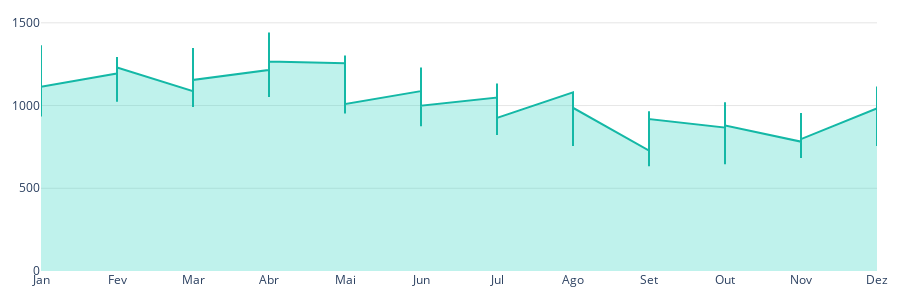

The cell this chart's notebook holds for it:
### Code cell
fig_receita = go.Figure()
fig_receita.add_trace(go.Scatter(
    x=df_receita_mensal['Data'].dt.month,
    y=df_receita_mensal['Valor_total'],
    fill='tozeroy',
    fillcolor='rgba(45, 212, 191, 0.3)',
    line=dict(color='rgb(20, 184, 166)', width=2),
    mode='lines'   

    
))

fig_receita.update_layout(
    height=300,
    margin=dict(l=20, r=20, t=20, b=20),
    paper_bgcolor='rgba(0,0,0,0)',
    plot_bgcolor='rgba(0,0,0,0)',
    xaxis=dict(
        showgrid=False,
        tickmode='array',
        tickvals=[1, 2, 3, 4, 5, 6, 7, 8, 9, 10, 11, 12],  # Valores
        ticktext=['Jan', 'Fev', 'Mar', 'Abr', 'Mai', 'Jun', 
                 'Jul', 'Ago', 'Set', 'Out', 'Nov', 'Dez']  # Rótulos
    ),
    yaxis=dict(showgrid=True, gridcolor='rgba(128,128,128,0.2)'),
    hovermode='x unified'
)


#st.plotly_chart(fig_receita, use_container_width=True)

### Figure 1 — Plotly figure (JSON) as saved in the notebook; plotly's stock layout.template omitted (floating-point values rounded to 4 significant figures; data arrays with more than 128 entries replaced by an {"elided": "..."} marker saying what was removed)
{"data": [{"fill": "tozeroy", "fillcolor": "rgba(45, 212, 191, 0.3)", "line": {"color": "rgb(20, 184, 166)", "width": 2}, "mode": "lines", "type": "scatter", "x": {"elided": "365 int values"}, "y": {"elided": "365 float values"}}], "layout": {"height": 300, "hovermode": "x unified", "margin": {"b": 20, "l": 20, "r": 20, "t": 20}, "paper_bgcolor": "rgba(0,0,0,0)", "plot_bgcolor": "rgba(0,0,0,0)", "xaxis": {"showgrid": false, "tickmode": "array", "ticktext": ["Jan", "Fev", "Mar", "Abr", "Mai", "Jun", "Jul", "Ago", "Set", "Out", "Nov", "Dez"], "tickvals": [1, 2, 3, 4, 5, 6, 7, 8, 9, 10, 11, 12]}, "yaxis": {"gridcolor": "rgba(128,128,128,0.2)", "showgrid": true}}}
